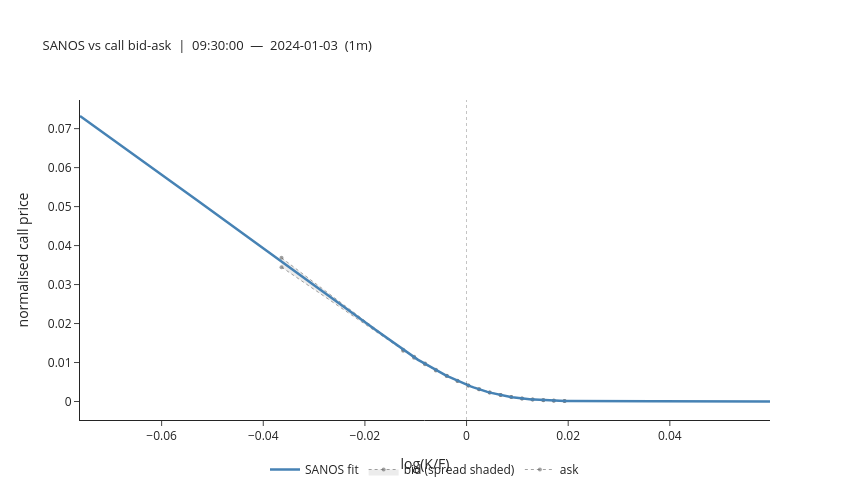

Notebook cell for this chart:
### Code cell
# ── SANOS vs call bid-ask: single snapshot ───────────────────────────────

import plotly.graph_objects as go

SNAP_IDX = 0  # which snapshot to display

r = good[SNAP_IDX]
label = r["ts"].strftime("%H:%M:%S") if hasattr(r["ts"], "strftime") else str(r["ts"])

# Dense grid for continuous SANOS curve
lk_curve = np.linspace(anchor_lk[0] + 0.01, anchor_lk[-1] - 0.01, 250)
pk_curve = np.exp(lk_curve)
tte_curve = np.full(len(pk_curve), r["T"])
mask_curve = np.ones(len(pk_curve), dtype=bool)

fig = go.Figure()

snap = (
    (snaps_puts if PUTS_ONLY else snaps_calls)
    .filter(pl.col("batch_ts") == r["ts"])
    .sort("pure_strike")
)

if not snap.is_empty() and r["densities"] is not None:
    pk_obs = snap["pure_strike"].to_numpy().astype(float)
    lk_obs = np.log(pk_obs)
    bid = snap["bid_norm"].to_numpy().astype(float)
    ask = snap["ask_norm"].to_numpy().astype(float)

    is_call_arr = (
        np.zeros(len(pk_obs), dtype=bool) if PUTS_ONLY else np.ones(len(pk_obs), dtype=bool)
    )
    fit_obs = grid_sanos.price(
        None,
        r["densities"],
        opt_strikes=pk_obs,
        opt_tte=np.full(len(pk_obs), r["T"]),
        opt_is_call=is_call_arr,
        opt_mask=np.ones(len(pk_obs), dtype=bool),
    )
    inside = (fit_obs >= bid) & (fit_obs <= ask)
    viol_pct = f"{(~inside).mean():.0%}"

    fit_curve = grid_sanos.price(
        None,
        r["densities"],
        opt_strikes=pk_curve,
        opt_tte=tte_curve,
        opt_is_call=np.zeros(len(pk_curve), dtype=bool)
        if PUTS_ONLY
        else np.ones(len(pk_curve), dtype=bool),
        opt_mask=mask_curve,
    )

    fig.add_trace(
        go.Scatter(
            x=lk_obs,
            y=ask,
            mode="lines+markers",
            line=dict(color="rgba(100,100,100,0.6)", width=1, dash="dot"),
            marker=dict(color="rgba(100,100,100,0.6)", size=4),
            name="ask",
            hovertemplate="lk=%{x:.4f}<br>ask=%{y:.5f}<extra>ask</extra>",
        )
    )
    fig.add_trace(
        go.Scatter(
            x=lk_obs,
            y=bid,
            mode="lines+markers",
            line=dict(color="rgba(100,100,100,0.6)", width=1, dash="dot"),
            marker=dict(color="rgba(100,100,100,0.6)", size=4),
            fill="tonexty",
            fillcolor="rgba(150,150,150,0.18)",
            name="bid (spread shaded)",
            hovertemplate="lk=%{x:.4f}<br>bid=%{y:.5f}<extra>bid</extra>",
        )
    )
    fig.add_trace(
        go.Scatter(
            x=lk_curve,
            y=fit_curve,
            mode="lines",
            line=dict(color="steelblue", width=2.5),
            name="SANOS fit",
            hovertemplate="lk=%{x:.4f}<br>SANOS=%{y:.5f}<extra>SANOS</extra>",
        )
    )
    if (~inside).any():
        fig.add_trace(
            go.Scatter(
                x=lk_obs[~inside],
                y=fit_obs[~inside],
                mode="markers",
                marker=dict(color="crimson", size=8, symbol="x-thin", line=dict(width=2)),
                name=f"violation ({viol_pct})",
                hovertemplate="lk=%{x:.4f}<br>fit=%{y:.5f}<extra>violation</extra>",
            )
        )

    fig.add_vline(x=0.0, line=dict(color="black", width=0.8, dash="dot"))

fig.update_xaxes(title_text="log(K/F)")
fig.update_yaxes(title_text="normalised call price")
fig.update_layout(
    title=dict(
        text=f"SANOS vs call bid-ask  |  {label}  —  {TRADE_DATE}  ({BATCH_FREQ})",
        font=dict(size=13),
    ),
    width=850,
    height=500,
    legend=dict(orientation="h", yanchor="bottom", y=-0.20, x=0.5, xanchor="center"),
    template="simple_white",
)
fig.show()

### Figure 1 — Plotly figure (JSON) as saved in the notebook; plotly's stock layout.template omitted (floating-point values rounded to 4 significant figures; data arrays with more than 128 entries replaced by an {"elided": "..."} marker saying what was removed)
{"data": [{"hovertemplate": "lk=%{x:.4f}<br>ask=%{y:.5f}<extra>ask</extra>", "line": {"color": "rgba(100,100,100,0.6)", "dash": "dot", "width": 1}, "marker": {"color": "rgba(100,100,100,0.6)", "size": 4}, "mode": "lines+markers", "name": "ask", "type": "scatter", "x": [-0.03641, -0.01247, -0.01032, -0.008175, -0.006036, -0.003901, -0.001786, 0.0003539, 0.002464, 0.004549, 0.0067, 0.0088, 0.01091, 0.013, 0.01511, 0.01718, 0.01928], "y": [0.03686, 0.01329, 0.01147, 0.009729, 0.008118, 0.006613, 0.00531, 0.004112, 0.003137, 0.002332, 0.001657, 0.001166, 0.0007843, 0.000531, 0.0003603, 0.0002332, 0.0001484]}, {"fill": "tonexty", "fillcolor": "rgba(150,150,150,0.18)", "hovertemplate": "lk=%{x:.4f}<br>bid=%{y:.5f}<extra>bid</extra>", "line": {"color": "rgba(100,100,100,0.6)", "dash": "dot", "width": 1}, "marker": {"color": "rgba(100,100,100,0.6)", "size": 4}, "mode": "lines+markers", "name": "bid (spread shaded)", "type": "scatter", "x": [-0.03641, -0.01247, -0.01032, -0.008175, -0.006036, -0.003901, -0.001786, 0.0003539, 0.002464, 0.004549, 0.0067, 0.0088, 0.01091, 0.013, 0.01511, 0.01718, 0.01928], "y": [0.03447, 0.01304, 0.01123, 0.009538, 0.00797, 0.006529, 0.005288, 0.004091, 0.003116, 0.002289, 0.001635, 0.001145, 0.0007631, 0.0005097, 0.0003391, 0.000212, 0.0001272]}, {"hovertemplate": "lk=%{x:.4f}<br>SANOS=%{y:.5f}<extra>SANOS</extra>", "line": {"color": "steelblue", "width": 2.5}, "mode": "lines", "name": "SANOS fit", "type": "scatter", "x": {"elided": "250 float values"}, "y": {"elided": "250 float values"}}], "layout": {"height": 500, "legend": {"orientation": "h", "x": 0.5, "xanchor": "center", "y": -0.2, "yanchor": "bottom"}, "shapes": [{"line": {"color": "black", "dash": "dot", "width": 0.8}, "type": "line", "x0": 0, "x1": 0, "xref": "x", "y0": 0, "y1": 1, "yref": "y domain"}], "title": {"font": {"size": 13}, "text": "SANOS vs call bid-ask  |  09:30:00  —  2024-01-03  (1m)"}, "width": 850, "xaxis": {"title": {"text": "log(K/F)"}}, "yaxis": {"title": {"text": "normalised call price"}}}}
